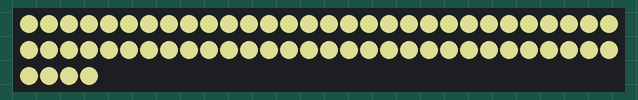
Simulated run of this sketch. Board: ESP32. Shown: 64 RGB LEDs in strip order, left to right, continuing on the next row. Dim RGB values are drawn brighter than linear; what the sketch prints to the serial monitor is not drawn.

Above: at 0.18 s.

The sketch:

strobe.ino
```cpp
#include <Adafruit_NeoPixel.h>
#define PIN       27
#define NUMPIXELS 64

Adafruit_NeoPixel pixels(NUMPIXELS, PIN, NEO_GRB + NEO_KHZ800);
unsigned long lastTimeStamp = 0;
bool lightsON = false;

int flashesPerSecond = 30;
int timeOfFlashPhase = 1000000 / flashesPerSecond * 0.5;

// these are dependant of of your board
// these values have been tested on an ESP32 (adafruit feather more specifically)
int boardDependentOffset = 2000; // by default the delta is going to be positive only, use this and the serial plotter to center the values closer to 0
float deltaCompensation = 0.9; // the system overcompensate if you use compensate the full delta from one loop to the next, this value should be 0 and 1.0, qualifying how much of the delta you want to compensate from one loop to the next.

void setup() {
  pixels.begin();
  Serial.begin(115200);
}

void loop() {
  if (lightsON) {
    pixels.clear();
  } else {
    for (int i = 0; i <= NUMPIXELS; i++) {
      pixels.setPixelColor(i, pixels.Color(150, 150, 100));
    }
  }
  pixels.show();

  lightsON = !lightsON;
  int delta = micros() - lastTimeStamp - timeOfFlashPhase;
  lastTimeStamp = micros();

  //  Serial.print(timeOfFlashPhase);
  //  Serial.print("\t");
  Serial.println(delta);
  //  Serial.print("\t");
  //  Serial.println(delta > timeOfFlashPhase);

  // Currently, the largest value that will produce an accurate delay through delayMicroseconds() is 16383.
  // so we're calling it twice with half of our values to make sure we don't get past that number
  // for 30 flashes per second you need to 33 333 microseconds between flashes, which means 16 666 microseconds on then 16 666 microseconds off.
  delayMicroseconds(timeOfFlashPhase * 0.5 - delta * deltaCompensation * 0.5 - boardDependentOffset * 0.5);
  delayMicroseconds(timeOfFlashPhase * 0.5 - delta * deltaCompensation * 0.5 - boardDependentOffset * 0.5);
}
```
